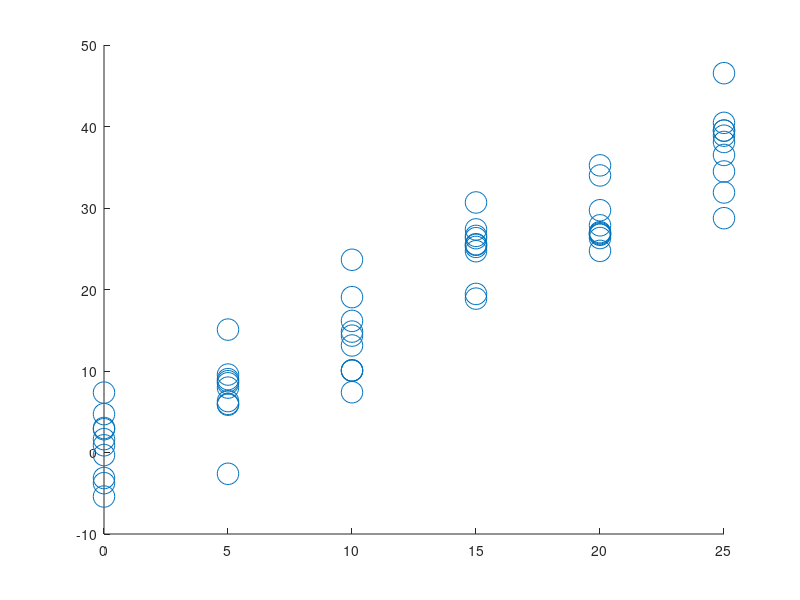

The MATLAB source for this figure: (Note: this script raises an error after producing the figure.)
function scatter_data_example
    data_in = load('linear_data.mat');
    
    x = data_in.x;
    y = data_in.y;
    
    figure;
    scatter(x, y, 240);
    ax = gca;
    ax.FontSize = 24;
    xlabel('voltage');
    ylabel('current');
end